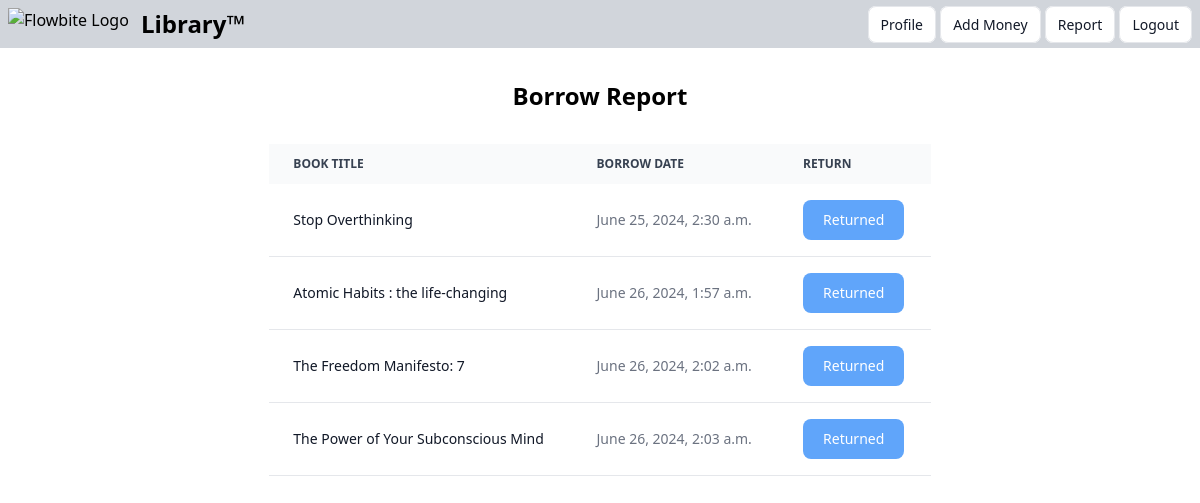
The app's page /accounts/borrows/ (signed in) with its own data.
### books/models.py (models this page shows, shortened)
class Book(models.Model):
    title = models.CharField(max_length=50)
    description = models.TextField()
    image = models.ImageField(upload_to='media/')
    price = models.IntegerField()
    category = models.ForeignKey(
        Category, null=True, on_delete=models.SET_NULL)

### accounts/models.py (models this page shows)
class Borrow(models.Model):
    book = models.ManyToManyField(Book)
    user = models.ForeignKey(User, on_delete=models.CASCADE)
    date = models.DateTimeField(auto_now_add=True)
    return_book = models.BooleanField(default=False)

### accounts/views.py (the view)
# urls.py: path('borrows/', views.BorrowListView.as_view(), name='borrows'),
class BorrowListView(LoginRequiredMixin,ListView):
    login_url = '/accounts/login/'
    model = Borrow
    template_name = 'borrow.html'
    context_object_name = 'borrows'
    def get_queryset(self):
        queryset = super().get_queryset().filter(user=self.request.user)
        return queryset

### accounts/templates/borrow.html (shortened to what this page needs)
{% extends 'base.html' %}
{% block content %}
<div class="w-2/3 m-auto">
    <h2 class="my-4 py-4 text-2xl text-center font-semibold">Borrow Report</h2>
    <div class="relative overflow-x-auto">
        <table class="w-full text-sm text-left rtl:text-right text-gray-500 dark:text-gray-400">
            <thead class="text-xs text-gray-700 uppercase bg-gray-50 dark:bg-gray-700 dark:text-gray-400">
                <tr>
                    <th scope="col" class="px-6 py-3">
                        Book Title
                    </th>
                    <th scope="col" class="px-6 py-3">
                        Borrow Date
                    </th>
                    <th scope="col" class="px-6 py-3">
                        Return
                    </th>
                </tr>
            </thead>
            <tbody>
                {% for borrow in borrows %}
                <tr class="bg-white border-b dark:bg-gray-800 dark:border-gray-700">
                    <th scope="row" class="px-6 py-4 font-medium text-gray-900 whitespace-nowrap dark:text-white">
                        {% for book in borrow.book.all %}
                            {{book.title}}
                        {% endfor %}
                    </th>
                    <td class="px-6 py-4">
                        {{borrow.date}}
                    </td>
                    <td class="px-6 py-4">
                        {% if borrow.return_book %}
                        <button type="button" class="text-white bg-blue-400 dark:bg-blue-500 cursor-not-allowed font-medium rounded-lg text-sm px-5 py-2.5 text-center" disabled>Returned</button>
                        {% else %}
                        <a href="{% url 'return' borrow.id %}" class="focus:outline-none text-white bg-red-700 hover:bg-red-800 focus:ring-4 focus:ring-red-300 font-medium rounded-lg text-sm px-5 py-2.5 me-2 mb-2 dark:bg-red-600 dark:hover:bg-red-700 dark:focus:ring-red-900">Return</button>
                            {% endif %}
                    </td>
                </tr>
                {% endfor %}
            </tbody>
        </table>
    </div>
</div>
{% endblock content %}

### records on screen
Borrow: date "June 25, 2024, 2:30 a.m.", return_book "Returned"
Book: title "Stop Overthinking"
Borrow: date "June 26, 2024, 1:57 a.m.", return_book "Returned"
Book: title "Atomic Habits : the life-changing"
Borrow: date "June 26, 2024, 2:02 a.m.", return_book "Returned"
Book: title "The Freedom Manifesto: 7"
Borrow: date "June 26, 2024, 2:03 a.m.", return_book "Returned"
Book: title "The Power of Your Subconscious Mind"
